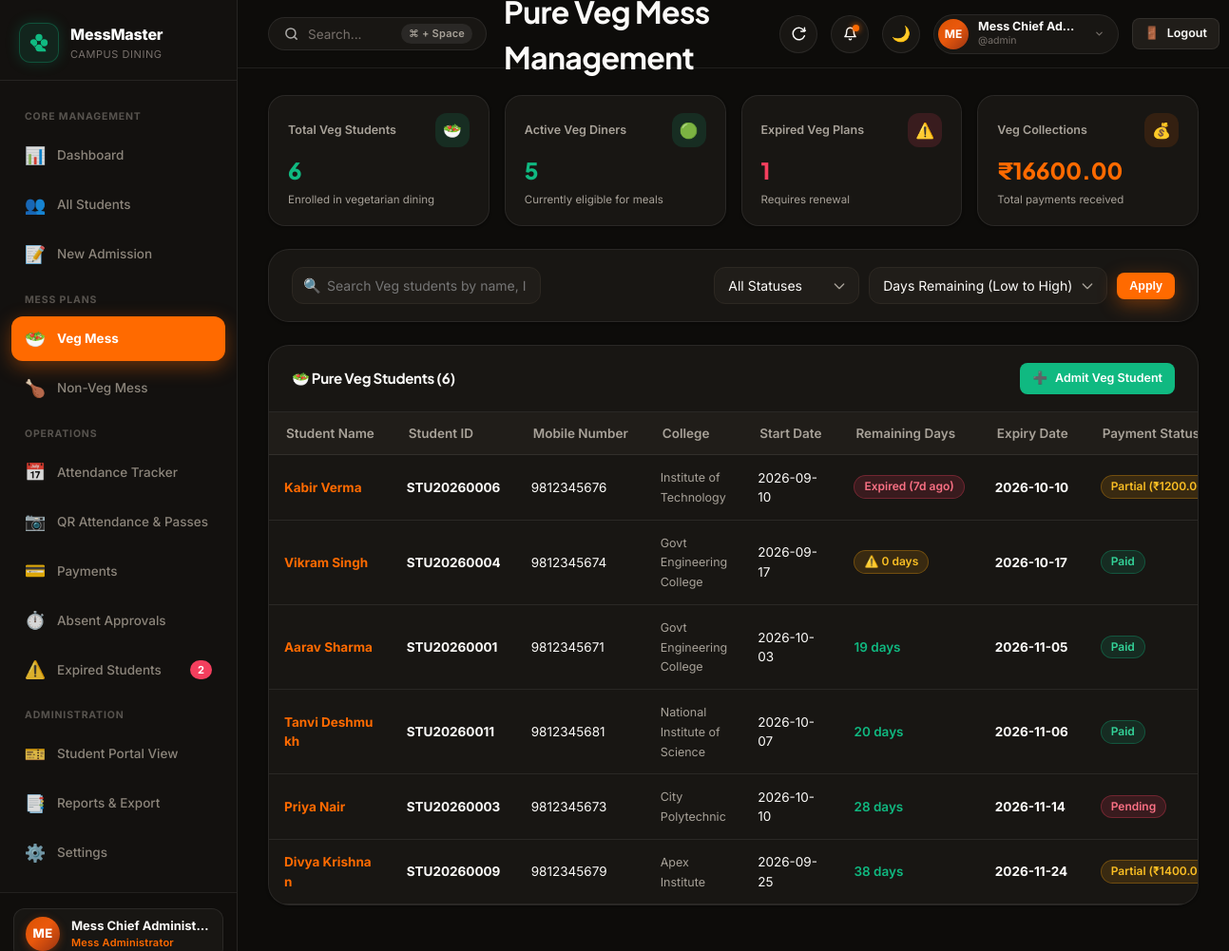
Page /mess/veg (signed in) on the earlier database version.
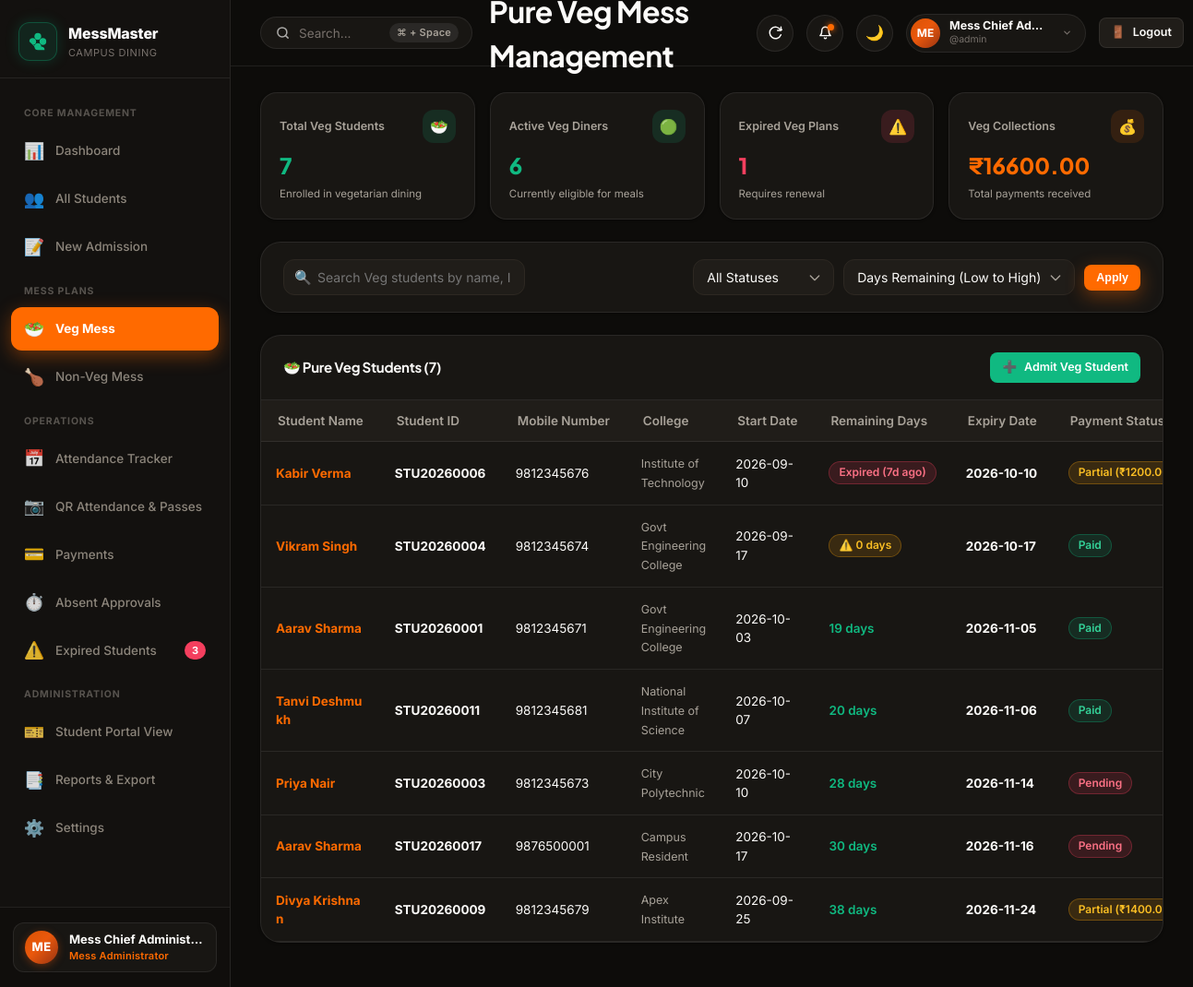
Same page on the later database version.
### tables this page shows
CREATE TABLE mess_plans (
            id INTEGER PRIMARY KEY AUTOINCREMENT,
            student_id TEXT NOT NULL,
            plan_duration_days INTEGER NOT NULL,
            start_date DATE NOT NULL,
            original_expiry_date DATE NOT NULL,
            current_expiry_date DATE NOT NULL,
            total_extension_days INTEGER DEFAULT 0,
            mess_type TEXT NOT NULL CHECK(mess_type IN ('Veg', 'Non-Veg')),
            total_fee REAL NOT NULL,
            status TEXT NOT NULL DEFAULT 'Active' CHECK(status IN ('Active', 'Expired', 'Renewed')),
            is_current INTEGER NOT NULL DEFAULT 1,
            created_at DATETIME DEFAULT CURRENT_TIMESTAMP,
            FOREIGN KEY (student_id) REFERENCES students(student_id) ON DELETE CASCADE
        );

CREATE TABLE students (
            id INTEGER PRIMARY KEY AUTOINCREMENT,
            student_id TEXT UNIQUE NOT NULL,
            full_name TEXT NOT NULL,
            mobile TEXT UNIQUE NOT NULL,
            college_name TEXT NOT NULL,
            mess_type TEXT NOT NULL CHECK(mess_type IN ('Veg', 'Non-Veg')),
            status TEXT NOT NULL DEFAULT 'Active' CHECK(status IN ('Active', 'Expired', 'Deactivated')),
            admission_date DATE NOT NULL,
            created_at DATETIME DEFAULT CURRENT_TIMESTAMP,
            updated_at DATETIME DEFAULT CURRENT_TIMESTAMP
        , meal_preference TEXT DEFAULT 'Both', email TEXT);

### app.py (the view)
@app.route('/mess/veg')
@login_required
def veg_mess():
    database.update_all_mess_expiries()
    conn = database.get_db_connection()
    search = request.args.get('search', '').strip()
    status_filter = request.args.get('status', 'all')
    sort_by = request.args.get('sort_by', 'remaining_days_asc')
    query = """
        SELECT s.student_id, s.full_name, s.mobile, s.college_name, s.status,
               p.start_date, p.current_expiry_date, p.total_fee,
               COALESCE((SELECT SUM(amount) FROM payments WHERE student_id = s.student_id), 0) as total_paid,
               (p.total_fee - COALESCE((SELECT SUM(amount) FROM payments WHERE student_id = s.student_id), 0)) as balance,
               (julianday(p.current_expiry_date) - julianday(date('now'))) as remaining_days
        FROM students s
        JOIN mess_plans p ON s.student_id = p.student_id AND p.is_current = 1
        WHERE s.mess_type = 'Veg'
    """
    params = []
    if search:
        query += " AND (s.student_id LIKE ? OR s.full_name LIKE ? OR s.mobile LIKE ?)"
        like_term = f"%{search}%"
        params.extend([like_term, like_term, like_term])
    if status_filter in ('Active', 'Expired', 'Deactivated'):
        query += " AND s.status = ?"
        params.append(status_filter)
    if sort_by == 'name_asc':
        query += " ORDER BY s.full_name ASC"
    elif sort_by == 'expiry_date_asc':
        query += " ORDER BY p.current_expiry_date ASC"
    else:
        query += " ORDER BY remaining_days ASC"
    students_list = conn.execute(query, params).fetchall()
    total_veg = conn.execute("SELECT COUNT(*) as c FROM students WHERE mess_type = 'Veg'").fetchone()['c']
    active_veg = conn.execute("SELECT COUNT(*) as c FROM students WHERE mess_type = 'Veg' AND status = 'Active'").fetchone()['c']
    expired_veg = conn.execute("SELECT COUNT(*) as c FROM students WHERE mess_type = 'Veg' AND status = 'Expired'").fetchone()['c']
    veg_collected = conn.execute("""
        SELECT COALESCE(SUM(pay.amount), 0) as c
        FROM payments pay
        JOIN students s ON pay.student_id = s.student_id
        WHERE s.mess_type = 'Veg'
    """).fetchone()['c']
    conn.close()
    return render_template('veg_mess.html',
        students=students_list,
        search=search,
        status_filter=status_filter,
        sort_by=sort_by,
        total_veg=total_veg,
        active_veg=active_veg,
        expired_veg=expired_veg,
        veg_collected=veg_collected
    )

### app.py (called while the page is built)
def login_required(f):
    @wraps(f)
    def decorated_function(*args, **kwargs):
        if 'user_id' not in session:
            flash("Please sign in to access the Mess Management System.", "warning")
            return redirect(url_for('login', next=request.url))
        return f(*args, **kwargs)
    return decorated_function

### database.py (called while the page is built, shortened)
def get_db_path():
    return DEFAULT_DB_PATH

def get_db_connection():
    db_file = get_db_path()
    try:
        os.makedirs(os.path.dirname(db_file), exist_ok=True)
    except OSError:
        pass
    conn = sqlite3.connect(db_file)
    conn.row_factory = sqlite3.Row
    conn.execute("PRAGMA foreign_keys = ON;")
    return conn

def get_setting(key, default_value=''):
    conn = get_db_connection()
    row = conn.execute("SELECT value FROM settings WHERE key = ?", (key,)).fetchone()
    conn.close()
    return row['value'] if row else default_value

### templates/veg_mess.html (shortened to what the changed rows need)
{% extends "base.html" %}
{% block content %}
<div class="stats-grid" style="margin-bottom: 24px;">
  <div class="stat-card">
    <div class="stat-header">
      <span class="stat-label">Total Veg Students</span>
      <div class="stat-icon success">🥗</div>
    </div>
    <div class="stat-value" style="color: var(--veg-color);">{{ total_veg }}</div>
    <div class="stat-footer">Enrolled in vegetarian dining</div>
  </div>
  <div class="stat-card">
    <div class="stat-header">
      <span class="stat-label">Active Veg Diners</span>
      <div class="stat-icon success">🟢</div>
    </div>
    <div class="stat-value" style="color: var(--accent-green);">{{ active_veg }}</div>
    <div class="stat-footer">Currently eligible for meals</div>
  </div>
</div>
<div class="panel">
  <div class="panel-header">
    <h3 class="panel-title">🥗 Pure Veg Students ({{ students|length }})</h3>
    <a href="{{ url_for('admission') }}" class="btn btn-success btn-sm">
      <span>➕</span> Admit Veg Student
    </a>
  </div>
  <div class="panel-body" style="padding: 0;">
    <div class="table-responsive">
      <table class="data-table">
        <thead>
          <tr>
            <th>Student Name</th>
            <th>Student ID</th>
            <th>Mobile Number</th>
            <th>College</th>
            <th>Start Date</th>
            <th>Remaining Days</th>
            <th>Expiry Date</th>
            <th>Payment Status</th>
          </tr>
        </thead>
        <tbody>
          {% if students %}
            {% for s in students %}
              <tr>
                <td>
                  <strong><a href="{{ url_for('student_profile', student_id=s.student_id) }}" style="color: var(--primary);">{{ s.full_name }}</a></strong>
                </td>
                <td><strong>{{ s.student_id }}</strong></td>
                <td>{{ s.mobile }}</td>
                <td><span style="font-size: 12.5px; color: var(--text-muted);">{{ s.college_name }}</span></td>
                <td>{{ s.start_date }}</td>
                <td>
                  {% if s.remaining_days < 0 %}
                    <span class="badge badge-expired">Expired ({{ (s.remaining_days * -1)|int }}d ago)</span>
                  {% elif s.remaining_days <= 3 %}
                    <span class="badge badge-warning">⚠️ {{ s.remaining_days|int }} days</span>
                  {% else %}
                    <span style="font-weight: 600; color: var(--accent-green);">{{ s.remaining_days|int }} days</span>
                  {% endif %}
                </td>
                <td><strong>{{ s.current_expiry_date }}</strong></td>
                <td>
                  {% if s.balance <= 0 and s.total_paid > 0 %}
                    <span class="badge badge-paid">Paid</span>
                  {% elif s.total_paid > 0 and s.balance > 0 %}
                    <span class="badge badge-partial">Partial ({{ currency_symbol }}{{ "%.2f"|format(s.balance) }} due)</span>
                  {% else %}
                    <span class="badge badge-pending">Pending</span>
                  {% endif %}
                </td>
              </tr>
            {% endfor %}
          {% else %}
            <tr>
              <td colspan="9" style="text-align: center; padding: 36px; color: var(--text-muted);">
                🥗 No pure veg mess students found matching your filters.
              </td>
            </tr>
          {% endif %}
        </tbody>
      </table>
    </div>
  </div>
</div>
{% endblock %}

Differences in the rows shown:
added mess_plans: full_name "Aarav Sharma", student_id "STU20260017", mobile "9876500001", college_name "Campus Resident", start_date "2026-10-17", remaining_days "30", current_expiry_date "2026-11-16", shows "Pending"
Other differences:
{{ badge_expired_count }}: "2" → "3"
{{ total_veg }}: "6" → "7"
{{ active_veg }}: "5" → "6"
{{ students|length }}: "6" → "7"
